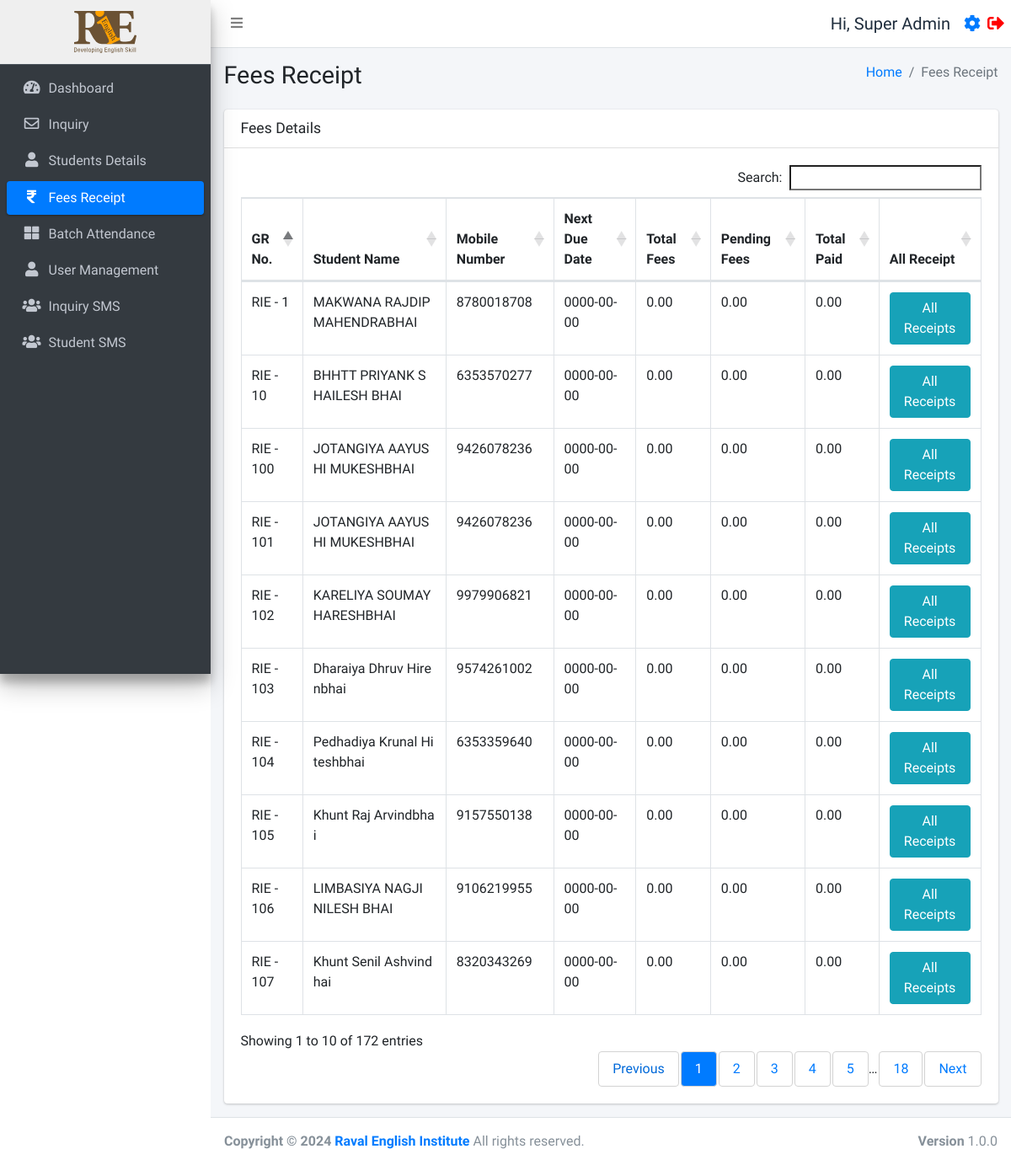
Screenshot of /fees.php (signed in) with the database file from the repository.
### tables this page shows
CREATE TABLE `users` (
  `id` int(11) NOT NULL,
  `username` varchar(255) NOT NULL,
  `fullname` varchar(255) NOT NULL,
  `email` varchar(255) NOT NULL,
  `mobile` varchar(15) NOT NULL,
  `password` varchar(255) NOT NULL,
  `status` int(11) NOT NULL,
  `created_at` timestamp NOT NULL DEFAULT current_timestamp()
);

CREATE TABLE `studentinfo` (
  `id` int(11) NOT NULL,
  `name` varchar(255) DEFAULT NULL,
  `batch` int(11) DEFAULT NULL,
  `batch_name` varchar(255) DEFAULT NULL,
  `father_name` varchar(255) DEFAULT NULL,
  `mother_name` varchar(255) DEFAULT NULL,
  `dob` date DEFAULT NULL,
  `gender` varchar(50) DEFAULT NULL,
  `mobile_number` varchar(15) DEFAULT NULL,
  `fee_status` int(10) DEFAULT 0,
  `profession` varchar(100) DEFAULT NULL,
  `address` varchar(255) DEFAULT NULL,
  `admission_time` date DEFAULT NULL,
  `due_date` date DEFAULT NULL,
  `created_at` datetime NOT NULL DEFAULT current_timestamp(),
  `pending_fees` int(10) DEFAULT 0,
  `discount` int(10) NOT NULL,
  `total_fees` int(11) NOT NULL,
  `paid_fees` int(11) NOT NULL,
  `father_number` varchar(50) NOT NULL,
  `home_number` varchar(50) NOT NULL,
  `reference` varchar(200) DEFAULT NULL,
  `father_profession` varchar(200) DEFAULT NULL,
  `workplace_address` varchar(255) DEFAULT NULL,
  `aadharcard_number` varchar(20) DEFAULT NULL,
  `joining_purpose` varchar(255) DEFAULT NULL,
  `extratime_daily` varchar(255) DEFAULT NULL,
  `gmail_id` varchar(255) DEFAULT NULL
);

### function.php (called while the page is built, shortened)
<?php
require_once('db.php');
function selectFromTable($tableName, $columns, $whereConditions) {
    global $db;
    try {
        $sql = "SELECT " . implode(', ', $columns) . " FROM $tableName";
        if (!empty($whereConditions)) {
            $sql .= " WHERE " . implode(' AND ', array_map(function ($col) {
                return "$col = :$col";
            }, array_keys($whereConditions)));
        }
        $stmt = $db->prepare($sql);
        foreach ($whereConditions as $col => $value) {
            $stmt->bindValue(":$col", $value);
        }
        $stmt->execute();
        return $stmt->fetchAll(PDO::FETCH_ASSOC);
    } catch (PDOException $e) {
        return false;
    }
}
?>

### fees.php (the view, shortened to what this page needs)
<!DOCTYPE html>
<html lang="en">
<head>
</head>
<?php include ('./header.php');
require_once 'function.php';
$query = "
    SELECT si.id, si.name, si.mobile_number,si.due_date, si.total_fees, si.pending_fees, COALESCE(SUM(r.amount), 0) AS total_paid
    FROM studentinfo si
    LEFT JOIN receipt r ON si.id = r.student_id
    GROUP BY si.id
";
$students = $db->query($query)->fetchAll(PDO::FETCH_ASSOC);
?>
<div class="content-wrapper">
  <div class="content-header">
    <div class="container-fluid">
      <div class="row mb-2">
        <div class="col-sm-6">
          <h1 class="m-0">Fees Receipt</h1>
        </div>
        <div class="col-sm-6">
          <ol class="breadcrumb float-sm-right">
            <li class="breadcrumb-item"><a href="./dashboard.php">Home</a></li>
            <li class="breadcrumb-item active">Fees Receipt</li>
          </ol>
        </div>
      </div>
    </div>
  </div>
  <section class="content">
    <div class="container-fluid">
      <div class="row">
        <div class="col-12">
          <div class="card">
            <div class="card-header">
              <h3 class="card-title">Fees Details</h3>
            </div>
            <div class="card-body">
              <div class="table-responsive">
                <table id="example1" class="table table-bordered">
                  <thead>
                    <tr>
                      <th>GR No.</th>
                      <th>Student Name</th>
                      <th>Mobile Number</th>
                      <th>Next Due Date</th>
                      <th>Total Fees</th>
                      <th>Pending Fees</th>
                      <th>Total Paid</th>
                      <th>All Receipt</th>
                    </tr>
                  </thead>
                  <tbody>
                    <?php foreach ($students as $student): ?>
                    <tr>
                      <td>RIE - <?php echo $student['id']; ?></td>
                      <td style='word-break: break-all;'><?php echo $student['name']; ?></td>
                      <td><?php echo $student['mobile_number']; ?></td>
                      <td><?php echo $student['due_date']; ?></td>
                      <td><?php echo $student['total_fees']; ?>.00</td>
                      <td><?php echo $student['pending_fees']; ?>.00</td>
                      <td><?php echo $student['total_paid']; ?></td>
                      <td><a href='javascript:void(0);' onclick='confirmAllReceipts("<?php echo $student['id']; ?>")' class='btn btn-info'>All Receipts</a></td>
                    </tr>
                    <?php endforeach; ?>
                  </tbody>
                </table>
              </div>
            </div>
          </div>
        </div>
      </div>
    </div>
  </section>
</div>
<?php include ('./footer.php'); ?>

### header.php (shortened to what this page needs)
<?php
require_once 'db.php';
require_once ('function.php');
$user = selectFromTable('users', ['*'], ['id' => $_SESSION['user_id']]);
$user = $user[0];
$isFaculty = isset($_SESSION['user_status']) && $_SESSION['user_status'] === 'faculty';
$isAdmin = isset($_SESSION['user_status']) && $_SESSION['user_status'] === 'admin';
?>
<!DOCTYPE html>
<html lang="en">
<head>
  <link rel="stylesheet" href="./plugins/fontawesome-free/css/all.min.css">
  <link rel="stylesheet" href="https://code.ionicframework.com/ionicons/2.0.1/css/ionicons.min.css">
  <link rel="stylesheet" href="./plugins/icheck-bootstrap/icheck-bootstrap.min.css">
  <link rel="stylesheet" href="https://cdn.datatables.net/1.10.19/css/dataTables.bootstrap4.min.css">
  <link rel="stylesheet" href="./asset/css/adminlte.min.css">
  <link rel="stylesheet" href="./asset/css/style.css">
</head>
<body class="hold-transition sidebar-mini layout-fixed">
  <div class="wrapper">
    <nav class="main-header navbar navbar-expand navbar-white navbar-light sticky-top">
      <ul class="navbar-nav">
        <li class="nav-item">
          <a class="nav-link" data-widget="pushmenu" href="#" role="button"><i class="fas fa-bars"></i></a>
        </li>
      </ul>
      <ul class="navbar-nav ml-auto">
        <li class="nav-item d-flex align-items-center">
          <span class="mr-3" style="font-size:20px;">Hi, <?php echo $user['fullname']; ?></span>
          <a href="./profile.php" style="font-size:20px;" class="d-block mr-2"><i class="fas fa-cog"></i></a>
          <a href="./logout.php" style="font-size:20px;"><i class="fas fa-sign-out-alt" style="color:red"></i></a>
        </li>
      </ul>
    </nav>
    <aside class="main-sidebar sidebar-dark-primary elevation-4">
      <?php if ($_SESSION['user_status'] === 'faculty'): ?>
        <a href="./batch.php" class="brand-link" style="text-align:center;background:#efefef;">
        <?php else: ?>
          <a href="./dashboard.php" class="brand-link" style="text-align:center;background:#efefef;">
          <?php endif; ?>
          <img src="./asset/img/logo.svg" alt="RIE logo Logo" style="height:50px;">
        </a>
        <div class="sidebar">
          <nav class="mt-2">
            <ul class="nav nav-pills nav-sidebar flex-column" data-widget="treeview" role="menu" data-accordion="false">
              <?php if (!$isFaculty): ?>
                <li class="nav-item">
                  <a href="./dashboard.php" class="nav-link
            <?php if (strpos($_SERVER['REQUEST_URI'], 'dashboard.php') !== false) {
              echo "active";
            } ?>">
                    <i class="nav-icon fas fa-tachometer-alt"></i>
                    <p>
                      Dashboard
                    </p>
                  </a>
                </li>
                <li class="nav-item">
                  <a href="./inquiry.php" class="nav-link
            <?php if (strpos($_SERVER['REQUEST_URI'], 'inquiry.php') !== false) {
              echo "active";
            } ?>">
                    <i class="nav-icon far fa-envelope"></i>
                    <p>
                      Inquiry
                    </p>
                  </a>
                <li class="nav-item">
                  <a href="./studentsdetails.php" class="nav-link
            <?php if (strpos($_SERVER['REQUEST_URI'], 'studentsdetails.php') !== false) {
              echo "active";
            } ?>">
                    <i class="nav-icon fas fa-user"></i>
                    <p>
                      Students Details
                    </p>
                  </a>
                </li>
                <li class="nav-item">
                  <a href="./fees.php" class="nav-link
            <?php if (strpos($_SERVER['REQUEST_URI'], 'fees.php') !== false) {
              echo "active";
            } ?>">
                    <i class="nav-icon fas fa-rupee-sign"></i>
                    <p>
                      Fees Receipt
                    </p>
                  </a>
                </li>
              <?php endif; ?>
              <li class="nav-item">
                <a href="./batch.php" class="nav-link
            <?php if (strpos($_SERVER['REQUEST_URI'], 'batch.php') !== false) {
              echo "active";
            } ?>">
                  <i class="nav-icon fas fa-th-large"></i>
                  <p>
                    Batch Attendance
                  </p>
                </a>
              </li>
              <?php if (!$isFaculty && !$isAdmin): ?>
                <li class="nav-item">
                  <a href="./user_management.php" class="nav-link
            <?php if (strpos($_SERVER['REQUEST_URI'], 'user_management.php') !== false) {
              echo "active";
            } ?>">
                    <i class="nav-icon fas fa-user"></i>
                    <p>
                      User Management
                    </p>
                  </a>
                </li>
              <?php endif; ?>
              <?php if (!$isFaculty): ?>
                <li class="nav-item">
                  <a href="./inquirysms.php" class="nav-link
            <?php if (strpos($_SERVER['REQUEST_URI'], 'inquirysms.php') !== false) {
              echo "active";
            } ?>">
                    <i class="nav-icon fas fa-users"></i>
                    <p>
                      Inquiry SMS
                    </p>
                  </a>
                </li>
                <li class="nav-item">
                  <a href="./studentsms.php" class="nav-link
            <?php if (strpos($_SERVER['REQUEST_URI'], 'studentsms.php') !== false) {
              echo "active";
            } ?>">
                    <i class="nav-icon fas fa-users"></i>
                    <p>
                      Student SMS
                    </p>
                  </a>
                </li>
              <?php endif; ?>
            </ul>
          </nav>
        </div>
    </aside>

### header.php (style rules this page uses)
table thead tr { border: 2px solid #dee2e6 }
table thead { position: sticky; top: 0; background-color: white; }

### rows the page displays
users: fullname "Super Admin"
studentinfo: id "1", name "MAKWANA RAJDIP MAHENDRABHAI", mobile_number "8780018708", due_date "0000-00-00", total_fees "0", pending_fees "0", total_paid "0.00"
studentinfo: id "10", name "BHHTT PRIYANK SHAILESH BHAI", mobile_number "6353570277", due_date "0000-00-00", total_fees "0", pending_fees "0", total_paid "0.00"
studentinfo: id "100", name "JOTANGIYA AAYUSHI MUKESHBHAI", mobile_number "9426078236", due_date "0000-00-00", total_fees "0", pending_fees "0", total_paid "0.00"
studentinfo: id "101", name "JOTANGIYA AAYUSHI MUKESHBHAI", mobile_number "9426078236", due_date "0000-00-00", total_fees "0", pending_fees "0", total_paid "0.00"
studentinfo: id "102", name "KARELIYA SOUMAY HARESHBHAI", mobile_number "9979906821", due_date "0000-00-00", total_fees "0", pending_fees "0", total_paid "0.00"
studentinfo: id "103", name "Dharaiya Dhruv Hirenbhai", mobile_number "9574261002", due_date "0000-00-00", total_fees "0", pending_fees "0", total_paid "0.00"
studentinfo: id "104", name "Pedhadiya Krunal Hiteshbhai", mobile_number "6353359640", due_date "0000-00-00", total_fees "0", pending_fees "0", total_paid "0.00"
studentinfo: id "105", name "Khunt Raj Arvindbhai", mobile_number "9157550138", due_date "0000-00-00", total_fees "0", pending_fees "0", total_paid "0.00"
studentinfo: id "106", name "LIMBASIYA NAGJI NILESH BHAI", mobile_number "9106219955", due_date "0000-00-00", total_fees "0", pending_fees "0", total_paid "0.00"
studentinfo: id "107", name "Khunt Senil Ashvindhai", mobile_number "8320343269", due_date "0000-00-00", total_fees "0", pending_fees "0", total_paid "0.00"
